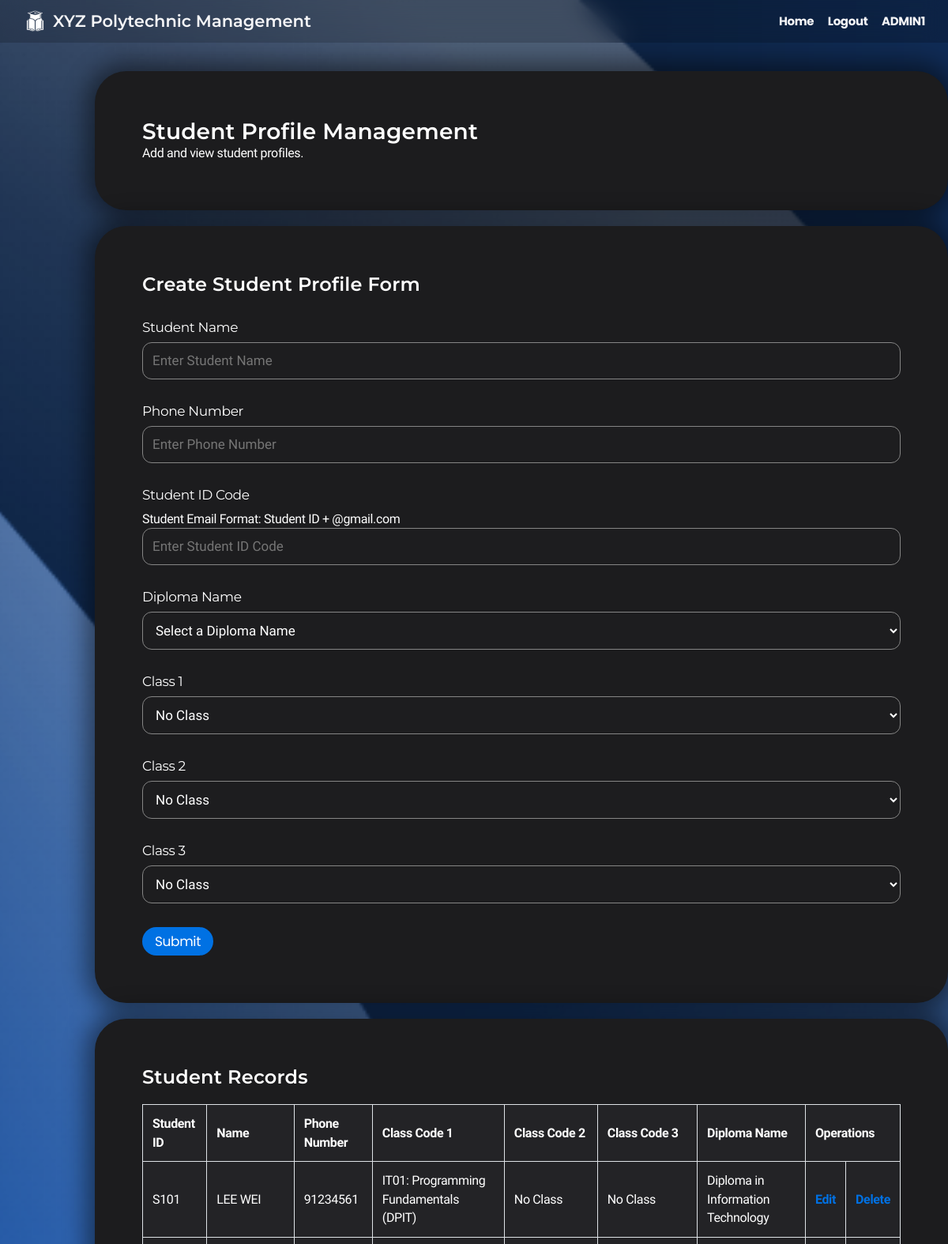
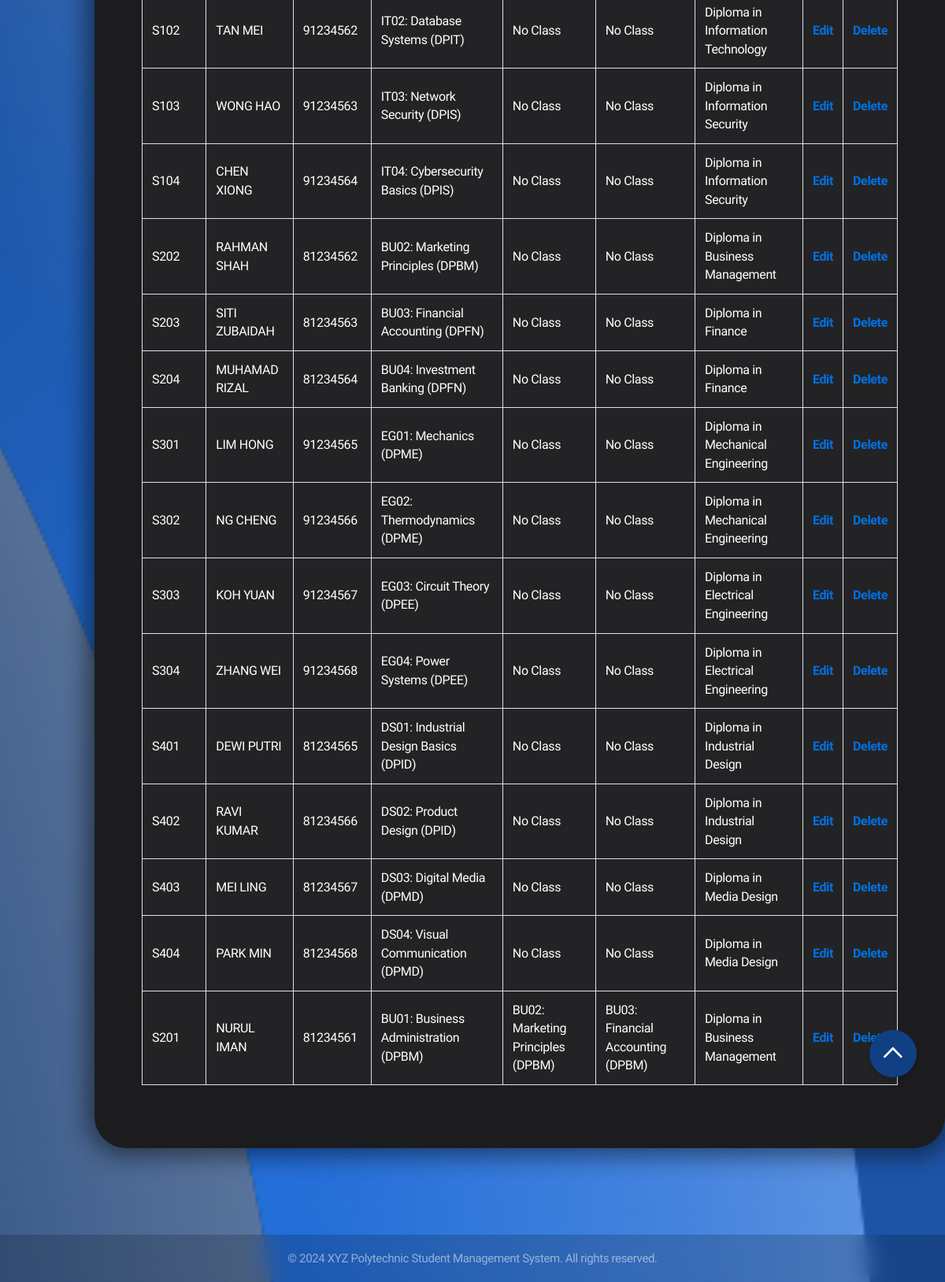
/CRUD1/admin_create_stu_recordform.php (signed in), run on the app's committed database (2 pictures, top to bottom).
### tables this page shows
CREATE TABLE `user` (
  `identification_code` varchar(4) NOT NULL,
  `email` varchar(50) NOT NULL,
  `password` varchar(255) NOT NULL,
  `role_id` int(3) NOT NULL,
  `phone_number` int(8) NOT NULL,
  `full_name` varchar(50) NOT NULL,
  `login_tracker` int(255) NOT NULL
);

CREATE TABLE `diploma` (
  `diploma_code` varchar(5) NOT NULL,
  `diploma_name` varchar(50) NOT NULL,
  `school_code` varchar(3) NOT NULL
);

### CRUD1/admin_create_stu_recordform.php (the view, shortened to what this page needs)
<?php
$con = mysqli_connect("localhost", "root", "", "xyz polytechnic");
$full_name = isset($_SESSION['session_full_name']) ? $_SESSION['session_full_name'] : "";
?>
<!DOCTYPE html>
<html lang="en">
<head>
    <link rel="stylesheet" href="/SWAP/styles.css">
</head>
<body>
    <div class="navbar">
        <div class="navbar-brand">
            <img src="../logo.png" alt="XYZ Polytechnic Logo" class="school-logo">
            <h1>XYZ Polytechnic Management</h1>
        </div>
        <nav>
            <a href="../admin_dashboard.php">Home</a>
            <a href="../logout.php">Logout</a>
            <a><?php echo htmlspecialchars($full_name); ?></a>
        </nav>
    </div>
    <div class="container">
        <div class="card">
            <h2>Student Profile Management</h2>
            <p>Add and view student profiles.</p>
        </div>
        <div class="card">
            <h3>Create Student Profile Form</h3>
            <form method="POST" action="admin_create_stu_record.php">
                <div class="form-group">
                    <label class="label" for="student_name">Student Name</label>
                    <input type="text" name="student_name" placeholder="Enter Student Name" required>
                </div>
                <div class="form-group">
                    <label class="label" for="phone_number">Phone Number</label>
                    <input type="text" name="phone_number" placeholder="Enter Phone Number" maxlength="8" required>
                </div>
                <div class="form-group">
                    <label class="label" for="student_id_code">Student ID Code</label>
                    <p>Student Email Format: Student ID + @gmail.com</p>
                    <input type="text" name="student_id_code" placeholder="Enter Student ID Code" maxlength="4" required>
                </div>
                <div class="form-group">
                    <label class="label" for="diploma_code">Diploma Name</label>
                    <select name="diploma_code" required>
                        <option value="" disabled selected>Select a Diploma Name</option>
                    </select>
                </div>
                <div class="form-group">
                    <label class="label" for="class_code_1">Class 1</label>
                    <select name="class_code_1">
                        <option value="" selected>No Class</option>
                    </select>
                </div>
                <div class="form-group">
                    <label class="label" for="class_code_2">Class 2</label>
                    <select name="class_code_2">
                        <option value="" selected>No Class</option>
                    </select>
                </div>
                <div class="form-group">
                    <label class="label" for="class_code_3">Class 3</label>
                    <select name="class_code_3">
                        <option value="" selected>No Class</option>
                    </select>
                </div>
                <button type="submit">Submit</button>
            </form>
        </div>
        <div class="card">
            <h3>Student Records</h3>
            <button id="scrollToTop" class="button" onclick="scroll_to_top()"><img src="../scroll_up.png" alt="Scroll to top"></button>
            <?php
            $stmt = $con->prepare("
                SELECT
                    u.identification_code,
                    u.full_name,
                    u.phone_number,
                    s.class_code,
                    co.course_name,
                    d.diploma_code,
                    d.diploma_name
                FROM
                    user u
                JOIN
                    student s ON u.identification_code = s.identification_code
                JOIN
                    diploma d ON s.diploma_code = d.diploma_code
                LEFT JOIN
                    class c ON s.class_code = c.class_code
                LEFT JOIN
                    course co ON c.course_code = co.course_code
            ");
            $stmt->execute();
            $result = $stmt->get_result();
            $students = [];
            while ($row = $result->fetch_assoc()) {
                $student_id = $row['identification_code'];
                if (!isset($students[$student_id])) {
                    $students[$student_id] = [
                        'identification_code' => $row['identification_code'],
                        'full_name' => $row['full_name'],
                        'phone_number' => $row['phone_number'],
                        'diploma_code' => $row['diploma_code'],
                        'diploma_name' => $row['diploma_name'],
                        'class_code_1' => null,
                        'class_code_2' => null,
                        'class_code_3' => null
                    ];
                }
                if (empty($students[$student_id]['class_code_1']) && !empty($row['class_code'])) {
                    $students[$student_id]['class_code_1'] = $row['class_code'] . ": " . $row['course_name'] . " (" . $row['diploma_code'] . ")";
                }
                elseif (empty($students[$student_id]['class_code_2']) && !empty($row['class_code'])) {
                    $students[$student_id]['class_code_2'] = $row['class_code'] . ": " . $row['course_name'] . " (" . $row['diploma_code'] . ")";
                }
                elseif (empty($students[$student_id]['class_code_3']) && !empty($row['class_code'])) {
                    $students[$student_id]['class_code_3'] = $row['class_code'] . ": " . $row['course_name'] . " (" . $row['diploma_code'] . ")";
                }
            }
            echo '<table border="1" bgcolor="white" align="center">';
            echo '<tr>
                    <th>Student ID</th>
                    <th>Name</th>
                    <th>Phone Number</th>
                    <th>Class Code 1</th>
                    <th>Class Code 2</th>
                    <th>Class Code 3</th>
                    <th>Diploma Name</th>
                    <th colspan="2">Operations</th>
                </tr>';
            foreach ($students as $student) {
                if (preg_match('/^S\d{3}$/', $student['identification_code'])) {
                    echo '<tr>';
                    echo '<td>' . htmlspecialchars($student['identification_code']) . '</td>';
                    echo '<td>' . htmlspecialchars($student['full_name']) . '</td>';
                    echo '<td>' . htmlspecialchars($student['phone_number']) . '</td>';
                    echo '<td>' . (!empty($student['class_code_1']) ? htmlspecialchars($student['class_code_1']) : 'No Class') . '</td>';
                    echo '<td>' . (!empty($student['class_code_2']) ? htmlspecialchars($student['class_code_2']) : 'No Class') . '</td>';
                    echo '<td>' . (!empty($student['class_code_3']) ? htmlspecialchars($student['class_code_3']) : 'No Class') . '</td>';
                    echo '<td>' . htmlspecialchars($student['diploma_name']) . '</td>';
                    echo '<td> <a href="admin_update_stu_recordform.php?student_id=' . urlencode($student['identification_code']) . '">Edit</a> </td>';
                    echo '<td> <a href="admin_delete_stu_record.php?student_id=' . urlencode($student['identification_code']) . '&csrf_token=' . urlencode($_SESSION['csrf_token']) . '">Delete</a> </td>';
                    echo '</tr>';
                }
            }
            echo '</table>';
            ?>
        </div>
    </div>
    <footer class="footer">
        <p>&copy; 2024 XYZ Polytechnic Student Management System. All rights reserved.</p>
    </footer>
</body>
</html>

### styles.css (style rules this page uses)
* { margin: 0; padding: 0; box-sizing: border-box; }
body { font-family: 'Nunito Sans', sans-serif; line-height: 1.47059; font-weight: 400; letter-spacing: -.022em; background-image: url('background.png'); background-size: cover; background-position: center; background-repeat: no-repeat; background-attachment: fixed; background-color: #1c1c1e; color: #ffffff; min-height: 100vh; display: flex; flex-direction: column; -webkit-font-smoothing: antialiased; }
h1, h2, h3, h4, h5, h6 { font-family: 'Montserrat', sans-serif; font-weight: 600; }
h1 { font-size: 40px; line-height: 1.1; letter-spacing: 0; }
h2 { font-size: 28px; line-height: 1.14286; letter-spacing: .007em; }
h3 { font-size: 24px; line-height: 1.16667; letter-spacing: .009em; }
button, .button { font-family: 'Poppins', sans-serif; background-color: #0071e3; color: #fff; font-size: 17px; line-height: 1.17648; font-weight: 400; letter-spacing: -.022em; padding: 8px 16px; border-radius: 980px; border: none; cursor: pointer; transition: all 0.3s ease; }
a { color: #0071e3; margin-top: 20px; text-decoration: none; font-weight: bold; }
.navbar { background: #0000002d; backdrop-filter: saturate(100%) blur(15px); position: fixed; top: 0px; left: 0; right: 0; z-index: 9999; height: 54px; display: flex; align-items: center; justify-content: space-between; padding: 0 22px; }
.navbar-brand { display: flex; align-items: center; }
.navbar-brand h1 { color: #f5f5f7; font-size: 21px; margin: 0; }
.navbar a { font-family: 'Poppins', sans-serif; color: #f5f5f7; font-size: 15px; text-decoration: none; padding: 0 7px; opacity: 1; transition: opacity 0.3s; }
.school-logo { height: 45px; width: 45px; }
.container { max-width: 1080px; justify-content: center; align-items: center; min-height: calc(90vh - 44px - 57px); width: 90%; margin: 30px auto; padding: 60px; }
.card { background: #1c1c1e; border-radius: 40px; padding: 60px; margin-bottom: 20px; box-shadow: 0 0 30px 10px rgba(0, 0, 0, 0.485); transition: transform 0.3s ease, box-shadow 0.3s ease; width: 1080px; }
.form-group { margin-top:30px; margin-bottom: 30px; }
.label { font-family: 'Montserrat', sans-serif; display: block; font-size: 17px; line-height: 1.23536; font-weight: 400; letter-spacing: -.022em; margin-bottom: 8px; color: #ffffff; }
input[type="text"], input[type="email"], input[type="password"], input[type="date"], select, textarea { font-family: 'Nunito Sans', sans-serif; width: 100%; padding: 12px; font-size: 17px; line-height: 1.23536; border: 1.6px solid #858585; border-radius: 12px; background-color: #1d1d1f; color: #ffffff; transition: border-color 0.3s ease; }
table { width: 100%; border: 1px solid #ffffff; border-collapse: collapse; margin-bottom: 20px; margin-top: 20px; }
table th, table td { font-family: 'Nunito Sans', sans-serif; padding: 12px; border: 1px solid #dee2e6; text-align: left; background: #232326; }
.footer { padding: 20px; text-align: center; font-size: 15px; line-height: 1.33337; margin-top: auto; background: #0000002d; backdrop-filter: saturate(100%) blur(15px); color: rgba(255, 255, 255, 0.5); }
#scrollToTop { position: fixed; top: 90%; right: 3%; z-index: 1000; width: 60px; height: 60px; background-color: #113f84; color: #fff; border-radius: 50%; box-shadow: 0 4px 6px rgba(0, 0, 0, 0.2); transition: all 0.3s ease; border: none; display: flex; align-items: center; justify-content: center; cursor: pointer; }
#scrollToTop img { width: 30px; height: auto; pointer-events: none; }

### data on the page
user: identification_code "S101", full_name "LEE WEI", phone_number "91234561", class_code_1 "IT01: Programming Fundamentals (DPIT)", shows "No Class", diploma.diploma_name "Diploma in Information Technology"
user: identification_code "S102", full_name "TAN MEI", phone_number "91234562", class_code_1 "IT02: Database Systems (DPIT)", shows "No Class", diploma.diploma_name "Diploma in Information Technology"
user: identification_code "S103", full_name "WONG HAO", phone_number "91234563", class_code_1 "IT03: Network Security (DPIS)", shows "No Class", diploma.diploma_name "Diploma in Information Security"
user: identification_code "S104", full_name "CHEN XIONG", phone_number "91234564", class_code_1 "IT04: Cybersecurity Basics (DPIS)", shows "No Class", diploma.diploma_name "Diploma in Information Security"
user: identification_code "S202", full_name "RAHMAN SHAH", phone_number "81234562", class_code_1 "BU02: Marketing Principles (DPBM)", shows "No Class", diploma.diploma_name "Diploma in Business Management"
user: identification_code "S203", full_name "SITI ZUBAIDAH", phone_number "81234563", class_code_1 "BU03: Financial Accounting (DPFN)", shows "No Class", diploma.diploma_name "Diploma in Finance"
user: identification_code "S204", full_name "MUHAMAD RIZAL", phone_number "81234564", class_code_1 "BU04: Investment Banking (DPFN)", shows "No Class", diploma.diploma_name "Diploma in Finance"
user: identification_code "S301", full_name "LIM HONG", phone_number "91234565", class_code_1 "EG01: Mechanics (DPME)", shows "No Class", diploma.diploma_name "Diploma in Mechanical Engineering"
user: identification_code "S302", full_name "NG CHENG", phone_number "91234566", class_code_1 "EG02: Thermodynamics (DPME)", shows "No Class", diploma.diploma_name "Diploma in Mechanical Engineering"
user: identification_code "S303", full_name "KOH YUAN", phone_number "91234567", class_code_1 "EG03: Circuit Theory (DPEE)", shows "No Class", diploma.diploma_name "Diploma in Electrical Engineering"
user: identification_code "S304", full_name "ZHANG WEI", phone_number "91234568", class_code_1 "EG04: Power Systems (DPEE)", shows "No Class", diploma.diploma_name "Diploma in Electrical Engineering"
user: identification_code "S401", full_name "DEWI PUTRI", phone_number "81234565", class_code_1 "DS01: Industrial Design Basics (DPID)", shows "No Class", diploma.diploma_name "Diploma in Industrial Design"
user: identification_code "S402", full_name "RAVI KUMAR", phone_number "81234566", class_code_1 "DS02: Product Design (DPID)", shows "No Class", diploma.diploma_name "Diploma in Industrial Design"
user: identification_code "S403", full_name "MEI LING", phone_number "81234567", class_code_1 "DS03: Digital Media (DPMD)", shows "No Class", diploma.diploma_name "Diploma in Media Design"
user: identification_code "S404", full_name "PARK MIN", phone_number "81234568", class_code_1 "DS04: Visual Communication (DPMD)", shows "No Class", diploma.diploma_name "Diploma in Media Design"

### other printed values
$full_name "ADMIN1"
$student['identification_code'] "S201"
$student['full_name'] "NURUL IMAN"
$student['phone_number'] "81234561"
$student['class_code_1'] "BU01: Business Administration (DPBM)"
$student['class_code_2'] "BU02: Marketing Principles (DPBM)"
$student['class_code_3'] "BU03: Financial Accounting (DPBM)"
$student['diploma_name'] "Diploma in Business Management"
